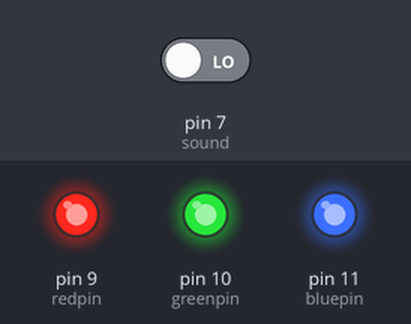
A sketch run on a simulated Arduino Uno, built with avr-gcc and run on an emulated ATmega328P. Parts: output pins drawn as LEDs (lit = HIGH). Inputs (shaded band) come from the test bench; at power-on: pin 7 (sound) LOW.

Above: at 1.2 s.
1.3 s: pin 7 (sound) driven HIGH
At 2.0 s:
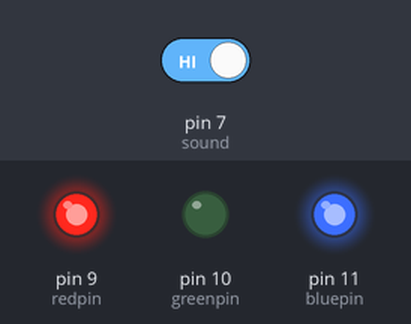
2.8 s: pin 7 (sound) driven LOW
At 3.2 s:
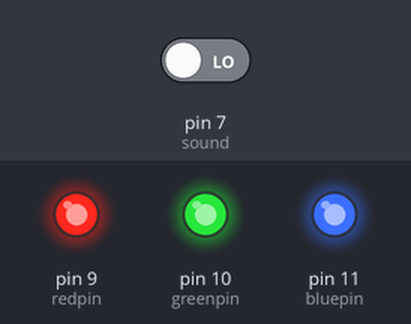
Timing chart, 0 to 5.8 s (numbered marks = the images above; inputs shaded):
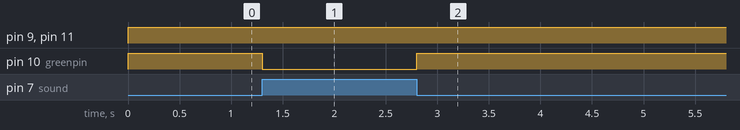

Measured:
- after the input at 1.3 s, pin 10 (greenpin): HIGH → LOW at once
- after the input at 2.8 s, pin 10 (greenpin): LOW → HIGH at once

The sketch:

sound.ino
```cpp
int redpin=9;
int greenpin=10;
int bluepin=11;
const int sound=7;

void setup()
{
   pinMode(redpin,OUTPUT);
   pinMode(greenpin,OUTPUT);
   pinMode(bluepin,OUTPUT);
   pinMode(sound,INPUT);


}
void loop()
{

  int ss=digitalRead(sound);
  Serial.println(ss);
  if (ss==1){


  digitalWrite(redpin,HIGH);
  digitalWrite(greenpin,LOW);
  digitalWrite(bluepin,HIGH);
  }


  else{
  digitalWrite(redpin,HIGH);
  digitalWrite(greenpin,HIGH);
  digitalWrite(bluepin,HIGH);

  }


}
```
